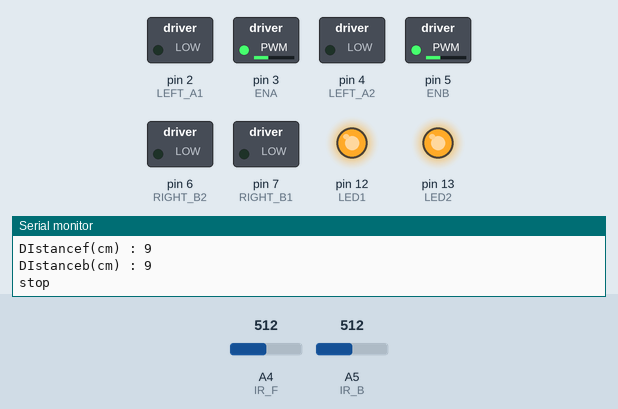
The sketch below on a simulated Arduino Uno, built with avr-gcc and run on an emulated ATmega328P. On the bench: switched loads named in the sketch (green lamp = pin HIGH), output pins drawn as LEDs (lit = HIGH), the last lines printed to the serial monitor. Inputs (shaded band) come from the test bench; at power-on: A4 (IR_F) = 512, A5 (IR_B) = 512. Random numbers use the default seed unless the sketch sets one.

Above: at 6.3 s.
6.4 s: A4 (IR_F) set to 91
At 9.3 s:
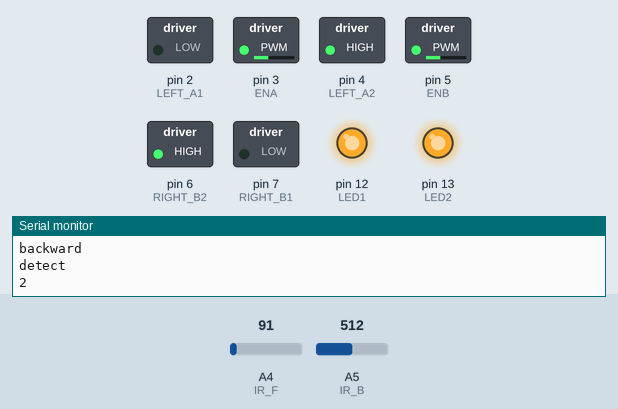
17.2 s: A4 (IR_F) set to 76
28.0 s: A5 (IR_B) set to 91
34.5 s: A5 (IR_B) set to 74
At 40.1 s:
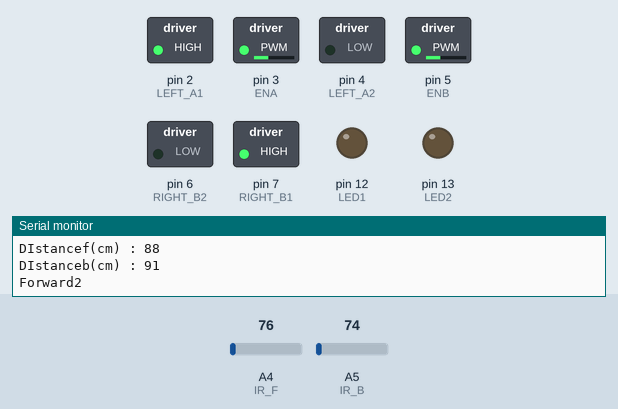
41.8 s: A5 (IR_B) set to 90
At 46.7 s:
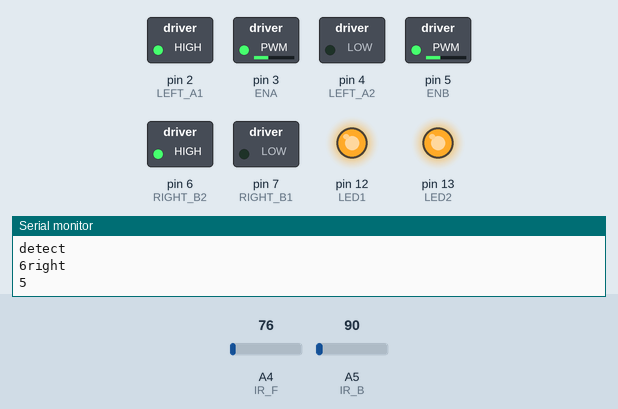
52.6 s: A5 (IR_B) set to 70
At 53.8 s:
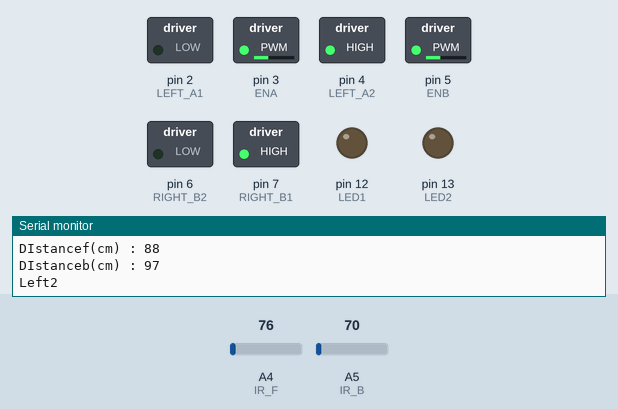
Timing chart, 0 to 62.9 s (numbered marks = the images above; inputs shaded):
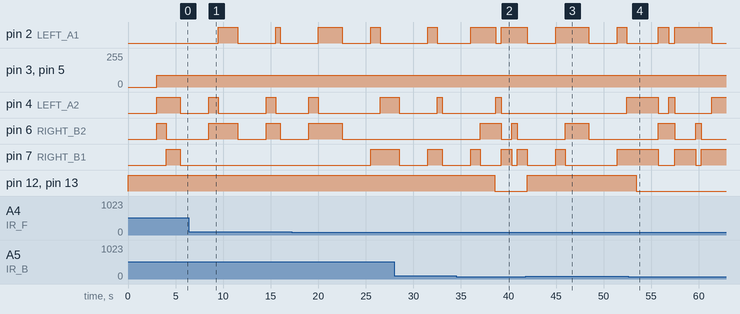

Measured:
- the behaviour switches between 84 and 83 on A5 (IR_B) (found by bisection; images 1 and 2)
- after the input at 34.5 s, pin 4 (LEFT_A2): LOW → HIGH after 4.1 s, → LOW 0.60 s later; pin 12 (LED1), pin 13 (LED2): HIGH → LOW after 4.0 s
- after the input at 41.8 s, pin 12 (LED1), pin 13 (LED2): LOW → HIGH after 0.14 s
- after the input at 52.6 s, pin 12 (LED1), pin 13 (LED2): HIGH → LOW after 0.85 s

The sketch:

motor_object_led_LongIR_2.ino
```cpp
#define ENA 3
#define LEFT_A1 2 //왼쪽 바퀴
#define LEFT_A2 4 //왼쪽 바퀴

#define RIGHT_B1 7 //오른쪽 바퀴
#define RIGHT_B2 6 //오른쪽 바퀴
#define ENB 5

#define SPEED 90
//초음파 센서 PIN 설정

#define LED1 12
#define LED2 13

#define IR_F A4
#define IR_B A5
void setup() {
  Serial.begin(9600);   //시리얼모니터

  //모터 핀모드 설정
  pinMode(LEFT_A1, OUTPUT);
  pinMode(LEFT_A2, OUTPUT);

  pinMode(RIGHT_B1, OUTPUT);
  pinMode(RIGHT_B2, OUTPUT);

  pinMode(ENA, OUTPUT);
  pinMode(ENB, OUTPUT);

  pinMode (IR_F, INPUT);
  pinMode (IR_B, INPUT);

  pinMode(LED1, OUTPUT);
  pinMode(LED2, OUTPUT);
}


uint16_t get_gp2d12 (uint16_t value)
{
  if (value < 10) value = 10;
  return ((67870.0 / (value - 3.0)) - 40.0);
}

 volatile int tim,tim1;
volatile int cnt;
void loop() {

//=============distance===========
   uint16_t valuef = analogRead (IR_F);
   uint16_t distancef = get_gp2d12 (valuef)/10;

  Serial.print("\nDIstancef(cm) : ");
  Serial.println(distancef);

   uint16_t valueb = analogRead (IR_B);
   uint16_t distanceb = get_gp2d12 (valueb)/10;
  Serial.print("\nDIstanceb(cm) : ");
  Serial.println(distanceb);

//======================End==================

  if(distancef<80 ) {         //장애물 감지
    digitalWrite(LED1,HIGH);
    digitalWrite(LED2,HIGH);

    Serial.println("\nstop");
    tim1=3;
     stop1();  //정지(1초)
     Serial.println("\nbackward\ndetect");
     tim=6;
     backward();  //후진(0.5초)
     tim=random(1,6);
     int rnd = random(0,2);   //장애물 감지시 좌/우회전 랜덤처리
     if(rnd == 0){
        Serial.println("right");
        right();
     }else{
        Serial.println("left");
        left();
  }
  Serial.println("\nfront detect finish");
   }


  else if(distanceb<80) {         //뒤장애물 감지
    digitalWrite(LED1,HIGH);
    digitalWrite(LED2,HIGH);

    Serial.println("\nstop");
    tim1=3;
     stop1();  //정지(1초)
     Serial.println("\nbackward\ndetect");
     tim=6;
     forward();  //전진(0.5초)
     tim=random(1,6);
     int rnd = random(0,2);   //장애물 감지시 좌/우회전 랜덤처리
     if(rnd == 0){
        Serial.println("right");
        right();
     }else{
        Serial.println("left");
        left();
  }
  Serial.println("\nback detect finish");
   }


   else{         //장애물 없음
   digitalWrite(LED1,LOW);
    digitalWrite(LED2,LOW);
   tim=random(1,4);
 //  SPEED=random(80,90);
     int rm=random(4);
     int n=random(1,2);
     delay(100);
 switch(rm){
  cnt++;
    case 0:
    Serial.print("\nForward");
      forward();
      break;
    case 1:
        Serial.print("\nRight");
      right();
      break;
    case 2:
    Serial.print("\nLeft");
      left();
      break;
    case 3:
 Serial.print("\nBackward");
      backward();
      break;

  }
  if(cnt>=30){
 Serial.print("\nstop");
      tim1=random(1,5);
  stop1();
  cnt=0;
  }

   }
   }


void forward(){
  digitalWrite(LEFT_A1, HIGH);
  digitalWrite(LEFT_A2, LOW);
  digitalWrite(RIGHT_B1, HIGH);
  digitalWrite(RIGHT_B2, LOW);
   analogWrite(ENA, SPEED);
   analogWrite(ENB, SPEED);
       Serial.print(tim);
       if(tim>2){
        tim=2;
        }
  delay(500*tim);

}
void backward(){
  digitalWrite(LEFT_A1, LOW);
  digitalWrite(LEFT_A2, HIGH);
  digitalWrite(RIGHT_B1, LOW);
  digitalWrite(RIGHT_B2, HIGH);
   analogWrite(ENA, SPEED);
   analogWrite(ENB, SPEED);
       if(tim>2){
        tim=2;
        }
       Serial.print(tim);
  delay(500*tim);
}
void left(){

  digitalWrite(LEFT_A1, LOW);
  digitalWrite(LEFT_A2, HIGH);
  digitalWrite(RIGHT_B1, HIGH);
  digitalWrite(RIGHT_B2, LOW);
  analogWrite(ENA, SPEED);
  analogWrite(ENB, SPEED);
   Serial.print(tim);
  delay(500*tim);
}
void right(){
  digitalWrite(LEFT_A1, HIGH);
  digitalWrite(LEFT_A2, LOW);
  digitalWrite(RIGHT_B1, LOW);
  digitalWrite(RIGHT_B2, HIGH);
   analogWrite(ENA, SPEED);
   analogWrite(ENB, SPEED);       Serial.print(tim);
  delay(500*tim);
}
void stop1(){
  digitalWrite(LEFT_A1, LOW);
  digitalWrite(LEFT_A2, LOW);
  digitalWrite(RIGHT_B1, LOW);
  digitalWrite(RIGHT_B2, LOW);
  delay(1000*tim1);
}
```
